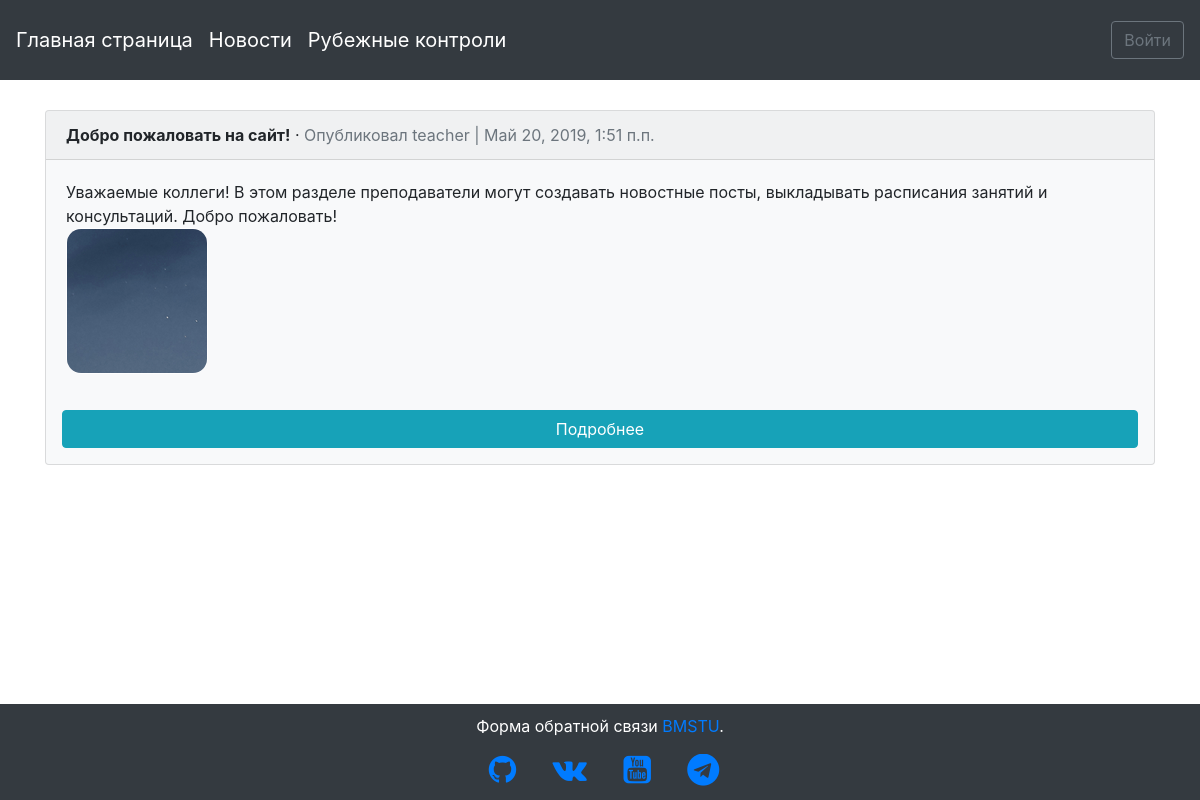
The app's page /articles/ with its own data.
### articles/models.py (models this page shows, shortened)
class Article(models.Model):
    title = models.CharField(max_length=255, verbose_name="Заголовок")
    body = models.TextField(verbose_name="Текст")
    document = models.FileField(validators=[validate_file_extension], verbose_name="Файл", blank=True, null=True, upload_to="documents") #/%Y%m%D/
    date = models.DateTimeField(auto_now_add=True, verbose_name='Дата создания')
    author = models.ForeignKey(
        settings.AUTH_USER_MODEL,
        on_delete=models.CASCADE,
        verbose_name = "Автор"
    )

### users/models.py (models this page shows)
class CustomUser(AbstractUser):
    date_of_birth = models.DateTimeField(verbose_name='Дата рождения', default=date.today)
    full_name = models.CharField(max_length=255, verbose_name='ФИО', null=True)
    phone_no = models.CharField(max_length=255, verbose_name='Контактный телефон', default='+7-499-555-55-55')
    STUDENT = 'СТ'
    TEACHER = 'ПР'
    ROLE_CHOICES = (
        (STUDENT, 'Студент'),
        (TEACHER, 'Преподаватель')
    )
    user_role = models.CharField(max_length=2,
        choices=ROLE_CHOICES,
        default=STUDENT,
        verbose_name='Роль пользователя'
    )
    IU1 = 'ИУ1'
    IU2 = 'ИУ2'
    IU3 = 'ИУ3'
    IU4 = 'ИУ4'
    IU5 = 'ИУ5'
    IU6 = 'ИУ6'
    IU7 = 'ИУ7'
    IU8 = 'ИУ8'
    STUDENT_GROUP_CHOICES = (
        (IU1, 'ИУ-1'),
        (IU2, 'ИУ-2'),
        (IU3, 'ИУ-3'),
        (IU4, 'ИУ-4'),
        (IU5, 'ИУ-5'),
        (IU6, 'ИУ-6'),
        (IU7, 'ИУ-7'),
        (IU8, 'ИУ-8')
    )
    student_group = models.CharField(max_length=3,
        choices=STUDENT_GROUP_CHOICES,
        verbose_name='Группа студента',
        default=IU6
    )
    """
    if user_role == STUDENT:
        user_group = ForeignKey(
        Student_group,
        on_delete=models.CASCADE,
        verbose_name = "Группа студента"
    )
    """
    def __str__(self):
        return self.username

### articles/views.py (the view)
# urls.py: path('', views.ArticleListView.as_view(), name='article_list'),
class ArticleListView(ListView):
    model = Article
    template_name = 'article_list.html'
    def get_queryset(self):
        return self.model.objects.order_by('-date')

### templates/article_list.html (shortened to what this page needs)
{% extends 'base.html' %}
{% block content %}
  {% for article in object_list %}
    <div class="card" style="background: #f8f9fa;">
      <div class="card-header">
        <span class="font-weight-bold">{{ article.title }}</span> &middot;
        <span class="text-muted">Опубликовал {{ article.author }} | {{ article.date }}</span>
      </div>
      <div class="card-body">
        {{ article.body }}
        <br />
        {% if article.document %}
          <img src="{{ article.document.url }}" class="image-responsive" style="border: 1px solid white; border-radius: 15px;">
        {% endif %}
      </div>
      <a class="btn btn-info m-3" href="{% url 'article_detail' article.pk %}">Подробнее</a>
    </div>
    <br />
  {% endfor %}
{% endblock %}

### static/css/base.css (style rules this page uses)
body { background-image: url(http://iu1ni.bmstu.ru/imgs/mstu-logo.png); background-repeat: no-repeat; background-position: center 460px; background-size: 25%; background-color: #ffffff; background-attachment: fixed; }

### records on screen
Article: title "Добро пожаловать на сайт!", author "teacher", date "Май 20, 2019, 1:51 п.п.", body "Уважаемые коллеги! В этом разделе преподаватели могут создавать новостные посты, выкладывать расписания занятий и консультаций. Добро пожаловать!", document (picture)
